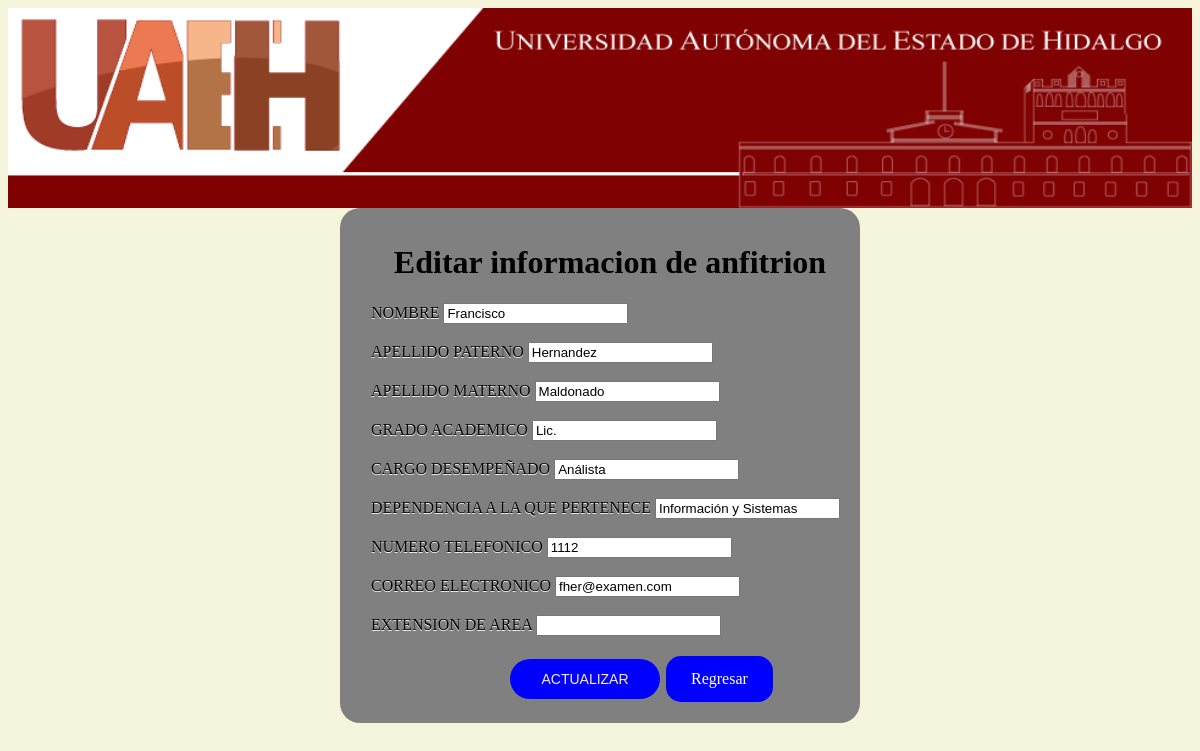
The page /editar.php?id=2 on the database its author committed.
### tables this page shows
CREATE TABLE IF NOT EXISTS nft_Anfitrion (
  id INT NOT NULL AUTO_INCREMENT,
  grado VARCHAR(45) NOT NULL,
  nombre VARCHAR(45) NOT NULL,
  paterno VARCHAR(45) NOT NULL,
  materno VARCHAR(45) NOT NULL,
  cargo VARCHAR(255) NOT NULL,
  dependencia VARCHAR(255) NOT NULL,
  telefono VARCHAR(45) NOT NULL,
  email VARCHAR(45) NOT NULL,
  extension VARCHAR(45) NOT NULL,
  PRIMARY KEY (id));

### editar.php (the view, shortened to what this page needs)
<?php
include("conexion.php");
?>
<html lang="esp">
<head>
    <link rel="stylesheet" type="text/css" href="style.css">
</head>
<body>
<header>
            <img width="100%" height="200px" src="header.png" alt="uaeh">
        </header>
    <?php
    if(isset($_POST['enviar'])){
        $id=$_POST['id'];
        $nombre=$_POST['nombre'];
        $paterno=$_POST['paterno'];
        $materno=$_POST['materno'];
        $grado=$_POST['grado'];
        $cargo=$_POST['cargo'];
        $dependencia=$_POST['dependencia'];
        $telefono=$_POST['telefono'];
        $email=$_POST['email'];
        $extension=$_POST['extension'];
        $sql="update nft_anfitrion set nombre='".$nombre."',
        paterno='".$paterno."',
        materno='".$materno."',
        grado='".$grado."',
        cargo='".$cargo."',
        dependencia='".$dependencia."',
        telefono='".$telefono."',
        email='".$email."',
        extension='".$extension."' where id='".$id."'";
        $resultado=mysqli_query($conexion,$sql);
        if($resultado){
            echo "<script language='JavaScript'>
            alert('Los datos se actualizaron correctamente');
            location.assign('index.php');
            </script>";
        }else{
            echo "<script language='JavaScript'>
            alert('Los datos No se actualizaron correctamente');
            location.assign('index.php');
            </script>";
        }
        mysqli_close($conexion);
    }else{
        $id=$_GET['id'];
        $sql="select * from nft_anfitrion where id='".$id."'";
        $resultado=mysqli_query($conexion,$sql);
        $fila=mysqli_fetch_assoc($resultado);
        $nombre=$fila["nombre"];
        $paterno=$fila["paterno"];
        $materno=$fila["materno"];
        $grado=$fila["grado"];
        $cargo=$fila["cargo"];
        $dependencia=$fila["dependencia"];
        $telefono=$fila["telefono"];
        $email=$fila["email"];
        $extension=$fila["extension"];
    ?>
<main>
    <h1 id="titulo">Editar informacion de anfitrion</h1>
    <form action="<?=$_SERVER['PHP_SELF']?>" method="post">
            <label for="nombre">
                <span>Nombre</span>
                <input type="text" name="nombre" value="<?php echo $nombre; ?>">
            </label>
            <br>
            <br>
            <label for="paterno">
                <span>Apellido paterno</span>
                <input type="text" name="paterno" value="<?php echo $paterno; ?>">
            </label>
            <br>
            <br>
            <label for="materno">
                <span>Apellido materno</span>
                <input type="text" name="materno" value="<?php echo $materno; ?>">
            </label>
            <br>
            <br>
            <label for="grado">
                <span>Grado academico</span>
                <input type="text" name="grado" value="<?php echo $grado; ?>">
            </label>
            <br>
            <br>
            <label for="cargo">
                <span>Cargo desempeñado</span>
                <input type="text" name="cargo" value="<?php echo $cargo; ?>">
            </label>
            <br>
            <br>
            <label for="dependencia">
                <span>Dependencia a la que pertenece</span>
                <input type="text" name="dependencia" value="<?php echo $dependencia; ?>">
            </label>
            <br>
            <br>
            <label for="telefono">
                <span>Numero telefonico</span>
                <input type="number" name="telefono" value="<?php echo $telefono; ?>">
            </label>
            <br>
            <br>
            <label for="email">
                <span>Correo electronico</span>
                <input type="email" name="email" value="<?php echo $email; ?>">
            </label>
            <br>
            <br>
            <label for="extension">
                <span>Extension de area</span>
                <input type="number" name="extension" value="<?php echo $extension; ?>">
            </label>
            <br>
            <br>
            <input type="submit" name="enviar" value="ACTUALIZAR">
            <a href="index.php">Regresar</a>
           </form>
    </main>
           <?php
    }
           ?>
</body>
</html>

### style.css (style rules this page uses)
h1 { text-align: center; }
main { position: relative; width: 500px; height: 500px; padding-left: 20px; padding-top: 15px; border-radius: 20px; background-color: gray; margin: auto; }
body { background-color: beige; }
label { margin: 11px; font-size: 16px; text-transform: uppercase; text-shadow: 0px 1px 0px #fff; }
input[type=submit] { position: relative; width: 150px; height: 40px; border-radius: 20px; margin-left: 150px; border: 10px; background-color: blue; font: 14px normal normal uppercase helvetica, arial, serif; color: antiquewhite; }
a:link, a:visited { margin: 2px; background-color: blue; color: white; padding: 14px 25px; text-align: center; text-decoration: none; display: inline-block; border-radius: 15px; }
#titulo { color: black; }

### rows shown on the page
nft_anfitrion: nombre "Francisco", paterno "Hernandez", materno "Maldonado", grado "Lic.", cargo "Análista", dependencia "Información y Sistemas", telefono "1112", email "fher@examen.com"
